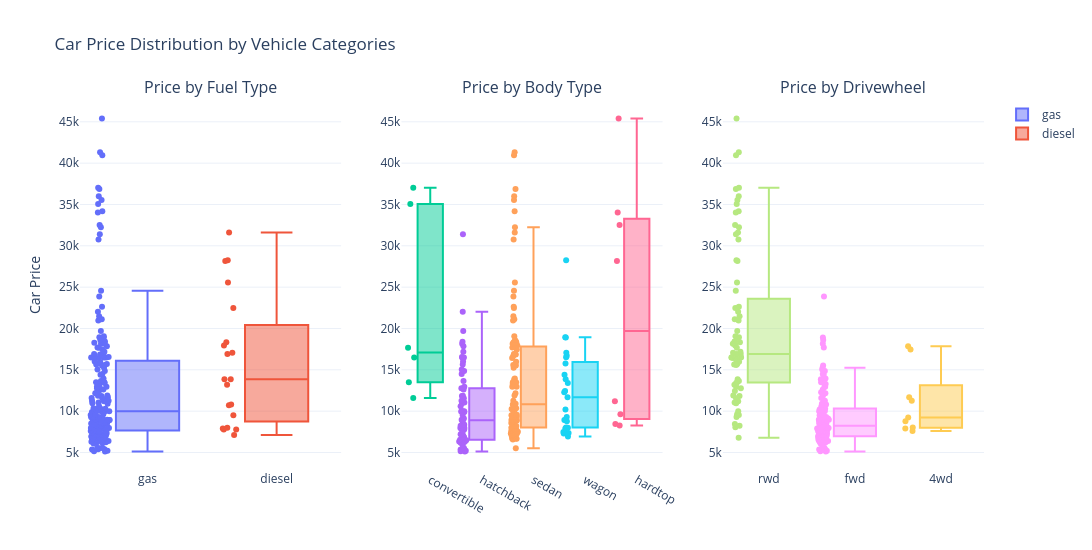

Source (notebook cell):
### Markdown cell above
The distribution of car prices is compared across fuel type, body type, and drivewheel to identify differences in price and variation between vehicle categories.

### Code cell
from plotly.subplots import make_subplots
import plotly.graph_objects as go

fig = make_subplots(
    rows=1,
    cols=3,
    subplot_titles=(
        "Price by Fuel Type",
        "Price by Body Type",
        "Price by Drivewheel"
    )
)

# Fuel Type
for category in original_df["fueltype"].unique():
    data = original_df[original_df["fueltype"] == category]

    fig.add_trace(
        go.Box(
            y=data["price"],
            name=str(category),
            boxpoints="all"
        ),
        row=1,
        col=1
    )

# Body Type
for category in original_df["carbody"].unique():
    data = original_df[original_df["carbody"] == category]

    fig.add_trace(
        go.Box(
            y=data["price"],
            name=str(category),
            boxpoints="all",
            showlegend=False
        ),
        row=1,
        col=2
    )

# Drivewheel
for category in original_df["drivewheel"].unique():
    data = original_df[original_df["drivewheel"] == category]

    fig.add_trace(
        go.Box(
            y=data["price"],
            name=str(category),
            boxpoints="all",
            showlegend=False
        ),
        row=1,
        col=3
    )

fig.update_yaxes(title_text="Car Price", row=1, col=1)

fig.update_layout(
    title="Car Price Distribution by Vehicle Categories",
    height=550,
    width=1200,
    template="plotly_white"
)

fig.show()

### Figure 1 — Plotly figure (JSON) as saved in the notebook; plotly's stock layout.template omitted (floating-point values rounded to 4 significant figures; data arrays with more than 128 entries replaced by an {"elided": "..."} marker saying what was removed)
{"data": [{"boxpoints": "all", "name": "gas", "type": "box", "xaxis": "x", "y": {"elided": "185 float values"}, "yaxis": "y"}, {"boxpoints": "all", "name": "diesel", "type": "box", "xaxis": "x", "y": [10795, 18344, 25552, 28248, 28176, 31600, 7099, 13200, 13860, 16900, 17075, 17950, 7898, 7788, 10698, 7775, 7995, 9495, 13845, 22470], "yaxis": "y"}, {"boxpoints": "all", "name": "convertible", "showlegend": false, "type": "box", "xaxis": "x2", "y": [13495, 16500, 35056, 37028, 17669, 11595], "yaxis": "y2"}, {"boxpoints": "all", "name": "hatchback", "showlegend": false, "type": "box", "xaxis": "x2", "y": [16500, 17860.0, 5151, 6295, 5572, 6377, 7957, 6229, 12964, 6479, 6855, 5399, 6529, 7129, 7895, 9095, 11048, 5195, 6095, 6795, 10945, 11845, 13645, 15645, 8845, 10595, 11245, 16503, 5389, 6189, 6669, 7689, 9959, 8499, 12629, 14869, 14489, 7799, 8949, 17199, 19699, 18399, 5572, 7957, 6229, 12764, 22018, 31400.0, 9895, 11850, 15040, 18150, 5118, 7053, 7603, 5348, 6338, 6488, 7198, 7788, 8358, 8238, 9538, 9989, 11549, 9988, 11248, 16558, 15998, 9980], "yaxis": "y2"}, {"boxpoints": "all", "name": "sedan", "showlegend": false, "type": "box", "xaxis": "x2", "y": [13950, 17450, 15250, 17710, 23875, 16430, 16925, 20970, 21105, 24565, 30760, 41315, 36880, 6575, 6692, 7609, 8558, 7295, 8845, 10295, 12945, 10345, 6785, 8916.0, 8916.0, 32250, 35550, 36000, 6695, 7395, 8495, 10245, 10795, 18280, 18344, 25552, 31600, 34184, 40960, 6989, 8189, 9279, 9279, 5499, 7099, 6649, 6849, 7299, 7499, 9549, 13499, 13499, 11900, 13200, 15580, 16900, 16630, 17950, 18150, 6692, 7609, 12170, 15510, 18620, 7126, 7775, 9960, 9233, 11259, 6938, 7898, 7738, 9258, 8058, 9298, 8948, 10698, 10898, 15690, 7775, 7975, 7995, 8195, 8495, 9495, 9995, 13295, 13845, 12940, 15985, 18420, 16845, 19045, 21485, 22470, 22625], "yaxis": "y2"}, {"boxpoints": "all", "name": "wagon", "showlegend": false, "type": "box", "xaxis": "x2", "y": [18920, 8921, 7295, 28248, 7349, 7999, 14399, 12440, 13860, 16695, 17075, 8921, 9295, 7463, 10198, 8013, 11694, 6918, 7898, 8778, 15750, 12290, 13415, 16515, 18950], "yaxis": "y2"}, {"boxpoints": "all", "name": "hardtop", "showlegend": false, "type": "box", "xaxis": "x2", "y": [28176, 45400, 8249, 32528, 34028, 8449, 9639, 11199], "yaxis": "y2"}, {"boxpoints": "all", "name": "rwd", "showlegend": false, "type": "box", "xaxis": "x3", "y": [13495, 16500, 16500, 16430, 16925, 20970, 21105, 24565, 30760, 41315, 36880, 6785, 11048, 32250, 35550, 36000, 10945, 11845, 13645, 15645, 18280, 18344, 25552, 28248, 28176, 31600, 34184, 35056, 40960, 45400, 16503, 17199, 19699, 18399, 11900, 13200, 12440, 13860, 15580, 16900, 16695, 17075, 16630, 17950, 18150, 12764, 22018, 32528, 34028, 37028, 31400.0, 8058, 8238, 9298, 9538, 8449, 9639, 9989, 11199, 11549, 17669, 16558, 15998, 15690, 15750, 12940, 13415, 15985, 16515, 18420, 18950, 16845, 19045, 21485, 22470, 22625], "yaxis": "y3"}, {"boxpoints": "all", "name": "fwd", "showlegend": false, "type": "box", "xaxis": "x3", "y": [13950, 15250, 17710, 18920, 23875, 5151, 6295, 6575, 5572, 6377, 7957, 6229, 6692, 7609, 8558, 8921, 12964, 6479, 6855, 5399, 6529, 7129, 7295, 7295, 7895, 9095, 8845, 10295, 12945, 10345, 8916.0, 8916.0, 5195, 6095, 6795, 6695, 7395, 8845, 8495, 10595, 10245, 10795, 11245, 5389, 6189, 6669, 7689, 9959, 8499, 12629, 14869, 14489, 6989, 8189, 9279, 9279, 5499, 7099, 6649, 6849, 7349, 7299, 7799, 7499, 7999, 8249, 8949, 9549, 13499, 14399, 13499, 5572, 7957, 6229, 6692, 7609, 8921, 9295, 9895, 11850, 12170, 15040, 15510, 18150, 18620, 5118, 7053, 7126, 7775, 9960, 7463, 10198, 5348, 6338, 6488, 6918, 6938, 7198, 7898, 7788, 7738, 8358, 9258, 8948, 10698, 9988, 10898, 11248, 7775, 7975, 7995, 8195, 8495, 9495, 9995, 11595, 9980, 13295, 13845, 12290], "yaxis": "y3"}, {"boxpoints": "all", "name": "4wd", "showlegend": false, "type": "box", "xaxis": "x3", "y": [17450, 17860.0, 7603, 9233, 11259, 8013, 11694, 7898, 8778], "yaxis": "y3"}], "layout": {"annotations": [{"font": {"size": 16}, "showarrow": false, "text": "Price by Fuel Type", "x": 0.1444, "xanchor": "center", "xref": "paper", "y": 1, "yanchor": "bottom", "yref": "paper"}, {"font": {"size": 16}, "showarrow": false, "text": "Price by Body Type", "x": 0.5, "xanchor": "center", "xref": "paper", "y": 1, "yanchor": "bottom", "yref": "paper"}, {"font": {"size": 16}, "showarrow": false, "text": "Price by Drivewheel", "x": 0.8556, "xanchor": "center", "xref": "paper", "y": 1, "yanchor": "bottom", "yref": "paper"}], "height": 550, "title": {"text": "Car Price Distribution by Vehicle Categories"}, "width": 1200, "xaxis": {"anchor": "y", "domain": [0, 0.2889]}, "xaxis2": {"anchor": "y2", "domain": [0.3556, 0.6444]}, "xaxis3": {"anchor": "y3", "domain": [0.7111, 1]}, "yaxis": {"anchor": "x", "domain": [0, 1], "title": {"text": "Car Price"}}, "yaxis2": {"anchor": "x2", "domain": [0, 1]}, "yaxis3": {"anchor": "x3", "domain": [0, 1]}}}
